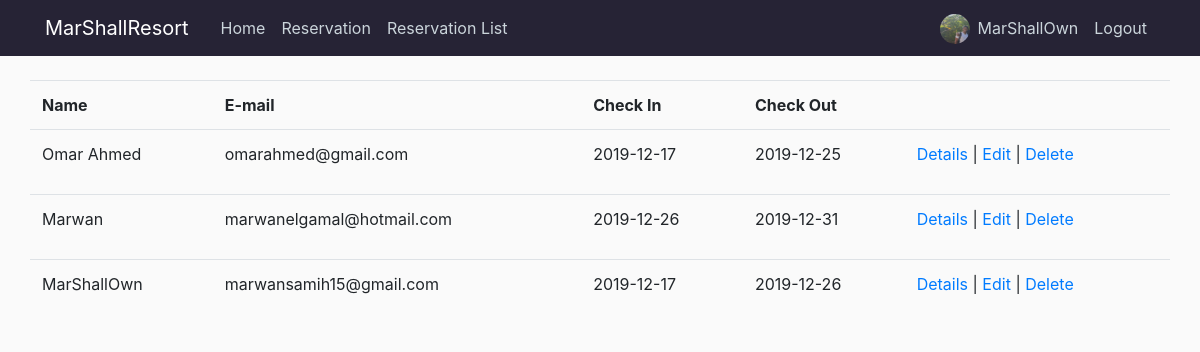
The page /reservation_list (signed in) on the database as committed earlier.
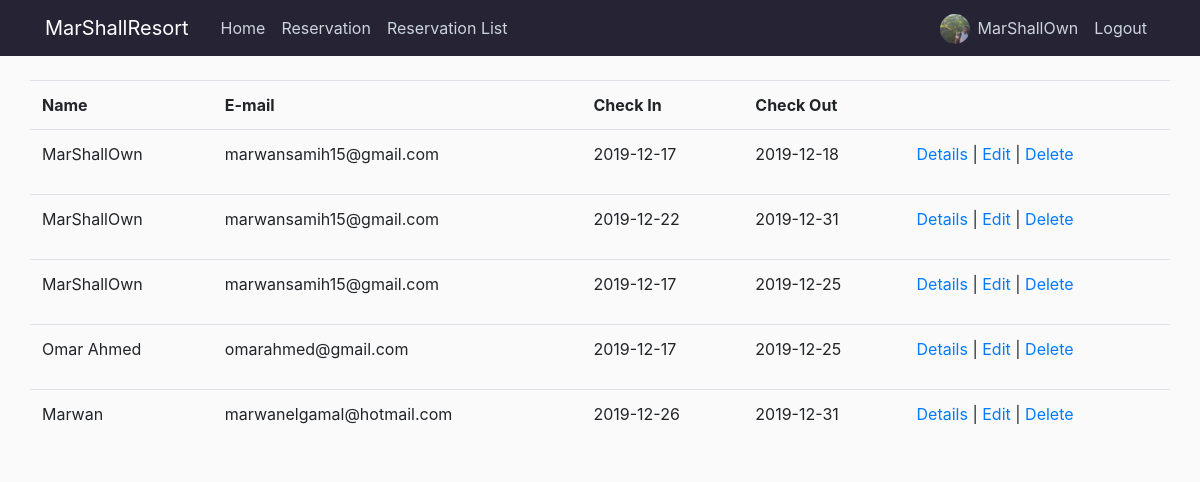
The same page on the database as committed later.
### app/models.py (models this page shows, shortened)
class Reservation(db.Model):
    id = db.Column(db.Integer, primary_key=True)
    name = db.Column(db.String(100),nullable=False)
    email = db.Column(db.String(120), nullable=False)
    NationalID = db.Column(db.Integer)
    room = db.Column(db.String(10),nullable=False)
    adults = db.Column(db.String(10),nullable=False)
    children = db.Column(db.String(10),nullable=False)
    checkin = db.Column(db.Date, nullable=False)
    checkout = db.Column(db.Date, nullable=False)
    gender = db.Column(db.String(10))
    birthdate = db.Column(db.Date)
    date_posted = db.Column(db.DateTime, nullable=False, default= datetime.now)
    user_id = db.Column(db.Integer, db.ForeignKey('user.id'), nullable=True)

### app/routes.py (the view)
@app.route('/reservation_list')
@login_required
def reservation_list():
    if current_user.role == 'Admin':
        reservations = Reservation.query.order_by(Reservation.date_posted.desc()).all()
        return render_template('reservation_list.html', reservations=reservations)
    else:
        flash('You need to be admin to view this page.','danger')
        return redirect(url_for('home'))

### app/models.py (called while the page is built)
@login_manager.user_loader
def load_user(user_id):
    return User.query.get(int(user_id))

### app/templates/reservation_list.html
{% extends "layout.html" %}
{% block content %}
<div class='row'>
<table class="table col-md-12">
  <tr>
      <th>
          Name
      </th>
      <th>
          E-mail
      </th>
      <th>
          Check In
      </th>
      <th>
          Check Out
      </th>
      <th></th>
  </tr>
{% for guest in reservations %}
  <tr>
      <td>
          <p>{{guest.name}}</p>
      </td>
      <td>
          <p>{{guest.email}}</p>
      </td>
      <td>
          <p>{{guest.checkin}}</p>
      </td>
      <td>
            <p>{{guest.checkout}}</p>
        </td>
      <td>
        <a href="{{ url_for('reservation_show', guest_id=guest.id) }}">Details</a> |
        <a href="{{ url_for('update_reservation', guest_id=guest.id) }}">Edit</a> |
        <a href="{{ url_for('delete_reservation', guest_id=guest.id) }}">Delete</a>
      </td>
  </tr>
{% endfor %}
</table>
</div>
{% endblock content %}

Rows that differ between the two databases and show on the page:
removed Reservation: name "MarShallOwn", email "marwansamih15@gmail.com", checkin "2019-12-17", checkout "2019-12-26"
added Reservation: name "MarShallOwn", email "marwansamih15@gmail.com", checkin "2019-12-17", checkout "2019-12-18"
added Reservation: name "MarShallOwn", email "marwansamih15@gmail.com", checkin "2019-12-22", checkout "2019-12-31"
added Reservation: name "MarShallOwn", email "marwansamih15@gmail.com", checkin "2019-12-17", checkout "2019-12-25"
